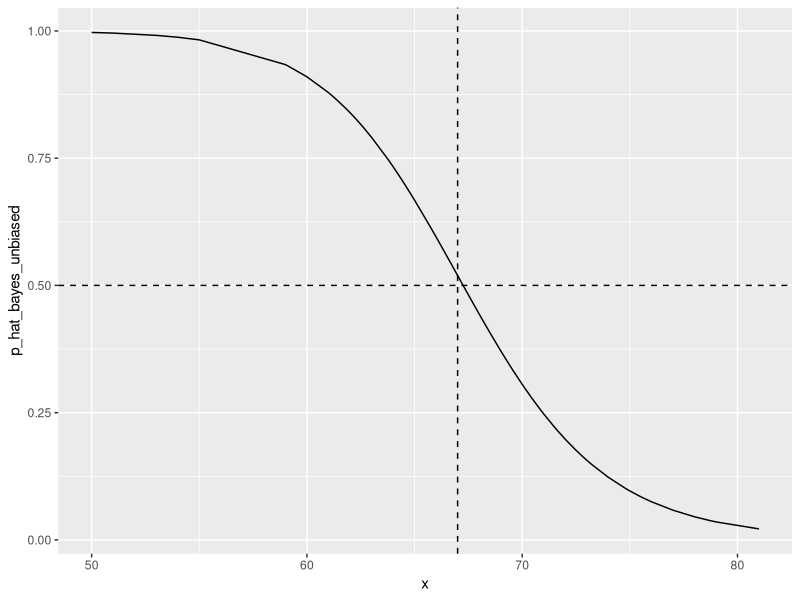
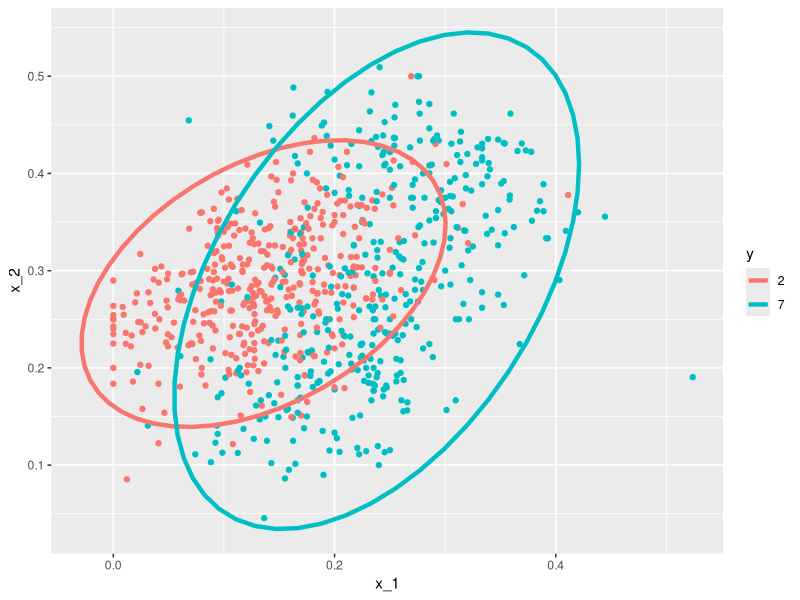
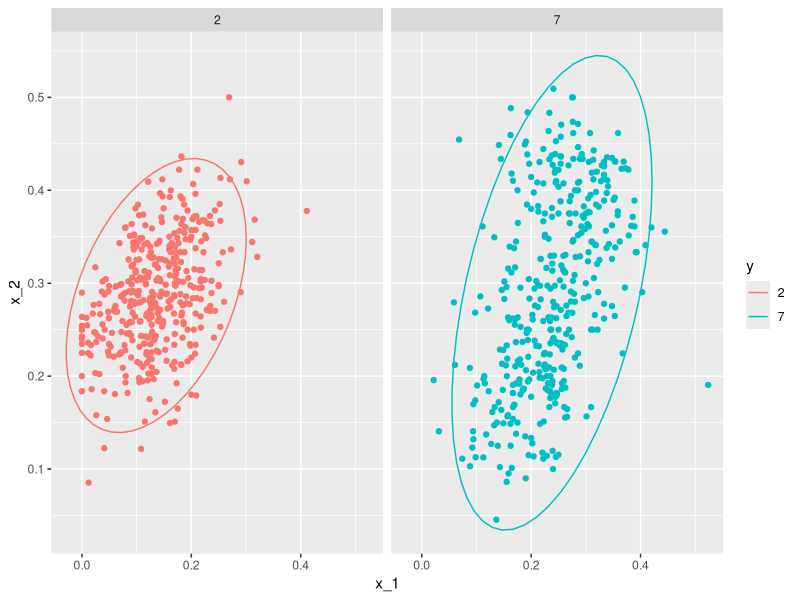

The R source for these figures, in order: (Note: this script raises an error after producing the figures.)
library(caret)
library(dslabs)
library(tidyverse)

data("heights")

y <- heights$height

set.seed(2)

test_index <- createDataPartition(y, times = 1, p=0.5, list=FALSE)

train_set <- heights %>% slice(-test_index)
test_set <- heights %>% slice(test_index)

params <- train_set %>% group_by(sex) %>% summarize(avg = mean(height), sd = sd(height))

pi <- train_set %>% summarize(pi=mean(sex=='Female')) %>% .$pi

x <- test_set$height

f0 <- dnorm(x, params$avg[2], params$sd[2])
f1 <- dnorm(x, params$avg[1], params$sd[1])

p_hat_bayes <- f1*pi / (f1*pi + f0*(1-pi))

y_hat_bayes <- ifelse(p_hat_bayes > 0.5, 'Female','Male')

sensitivity(data = factor(y_hat_bayes),reference = factor(test_set$sex))
specificity(data = factor(y_hat_bayes),reference = factor(test_set$sex))

p_hat_bayes_unbiased <- f1*0.5 / (f1*0.5 + f0*(1-0.5))
y_hat_bayes_unbiased <- ifelse(p_hat_bayes_unbiased > 0.5, 'Female','Male')

sensitivity(data = factor(y_hat_bayes_unbiased),reference = factor(test_set$sex))
specificity(data = factor(y_hat_bayes_unbiased),reference = factor(test_set$sex))

qplot(x, p_hat_bayes_unbiased, geom = "line") + 
  geom_hline(yintercept = 0.5, lty = 2) + 
  geom_vline(xintercept = 67, lty = 2)

data("mnist_27")

params <- mnist_27$train %>% group_by(y) %>% summarise(avg_1 = mean(x_1),avg_2 = mean(x_2),sd_1 = sd(x_1), sd_2 = sd(x_2), r = cor(x_1,x_2))
params

params <- params %>% mutate(sd_1 = mean(sd_1), sd_2 = mean(sd_2), r=mean(r))

mnist_27$train %>% mutate(y = factor(y)) %>% 
  ggplot(aes(x_1, x_2, fill = y, color=y)) + 
  geom_point(show.legend = FALSE) + 
  stat_ellipse(type="norm", lwd = 1.5)


library(caret)

train_qda <- train(y ~ ., method='qda',data = mnist_27$train)

y_hat <- predict(train_qda,mnist_27$test)
confusionMatrix(data = y_hat, reference = mnist_27$test$y)$overall['Accuracy']

mnist_27$train %>% mutate(y = factor(y)) %>% 
  ggplot(aes(x_1, x_2, fill = y, color=y)) + 
  geom_point(show.legend = FALSE) + 
  stat_ellipse(type="norm") +
  facet_wrap(~y)


#Parameters: K x (2p + p x (p-1)/2)

train_lda <- train(y ~ ., method='lda', data = mnist_27$test)

y_hat <- predict(train_lda, mnist_27$test)

confusionMatrix(data = y_hat, reference = mnist_27$test$y)$overall['Accuracy']

if(!exists("mnist")) mnist <- read_mnist()

set.seed(3456)

index_127 <- sample(which(mnist$train$labels %in% c(1,2,7)), 2000)
y <- mnist$train$labels[index_127] 
x <- mnist$train$images[index_127,]
index_train <- createDataPartition(y, p=0.8, list = FALSE)

## get the quandrants
#temporary object to help figure out the quandrants
row_column <- expand.grid(row=1:28, col=1:28) 
upper_left_ind <- which(row_column$col <= 14 & row_column$row <= 14)
lower_right_ind <- which(row_column$col > 14 & row_column$row > 14)

#binarize the values. Above 200 is ink, below is no ink
x <- x > 200 

#cbind proportion of pixels in upper right quandrant and
##proportion of pixes in lower rigth quandrant
x <- cbind(rowSums(x[ ,upper_left_ind])/rowSums(x), 
           rowSums(x[ ,lower_right_ind])/rowSums(x)) 

train_set <- data.frame(y = factor(y[index_train]),
                        x_1 = x[index_train,1],
                        x_2 = x[index_train,2])
test_set <- data.frame(y = factor(y[-index_train]),
                       x_1 = x[-index_train,1],
                       x_2 = x[-index_train,2])

train_set %>% 
  ggplot(aes(x_1, x_2, color=y)) + 
  geom_point()


train_qda <- train(y~ ., method = 'qda', data= train_set)

predict(train_qda, test_set, type='prob') %>% head()

predict(train_qda, test_set)

confusionMatrix(predict(train_qda, test_set), test_set$y)


GS <- 150
new_x <- expand.grid(x_1 = seq(min(train_set$x_1), max(train_set$x_1), len=GS),
                     x_2 = seq(min(train_set$x_2), max(train_set$x_2), len=GS))
new_x %>% mutate(y_hat = predict(train_qda, new_x)) %>%
  ggplot(aes(x_1, x_2, color = y_hat, z = as.numeric(y_hat))) +
  geom_point(size = 0.5, pch = 16) + 
  stat_contour(breaks=c(1.5, 2.5),color="black") + 
  guides(colour = guide_legend(override.aes = list(size=2)))


train_lda <- train(y ~ ., method='lda', data=train_set)

confusionMatrix(predict(train_lda, test_set), test_set$y)$overall['Accuracy']


train_knn <- train(y ~ .,
                   method = "knn",
                   tuneGrid = data.frame(k = seq(15, 51, 2)),
                   data = train_set)

confusionMatrix(predict(train_knn, test_set), test_set$y)$overal["Accuracy"]


new_x %>% mutate(y_hat = predict(train_knn, new_x)) %>%
  ggplot(aes(x_1, x_2, color = y_hat, z = as.numeric(y_hat))) +
  geom_point(size = 0.5, pch = 16) + 
  stat_contour(breaks=c(1.5, 2.5),color="black") + 
  guides(colour = guide_legend(override.aes = list(size=2)))


train_set %>% mutate(y = factor(y)) %>% 
  ggplot(aes(x_1, x_2, fill = y, color=y)) + 
  geom_point(show.legend = FALSE) + 
  stat_ellipse(type="norm")
